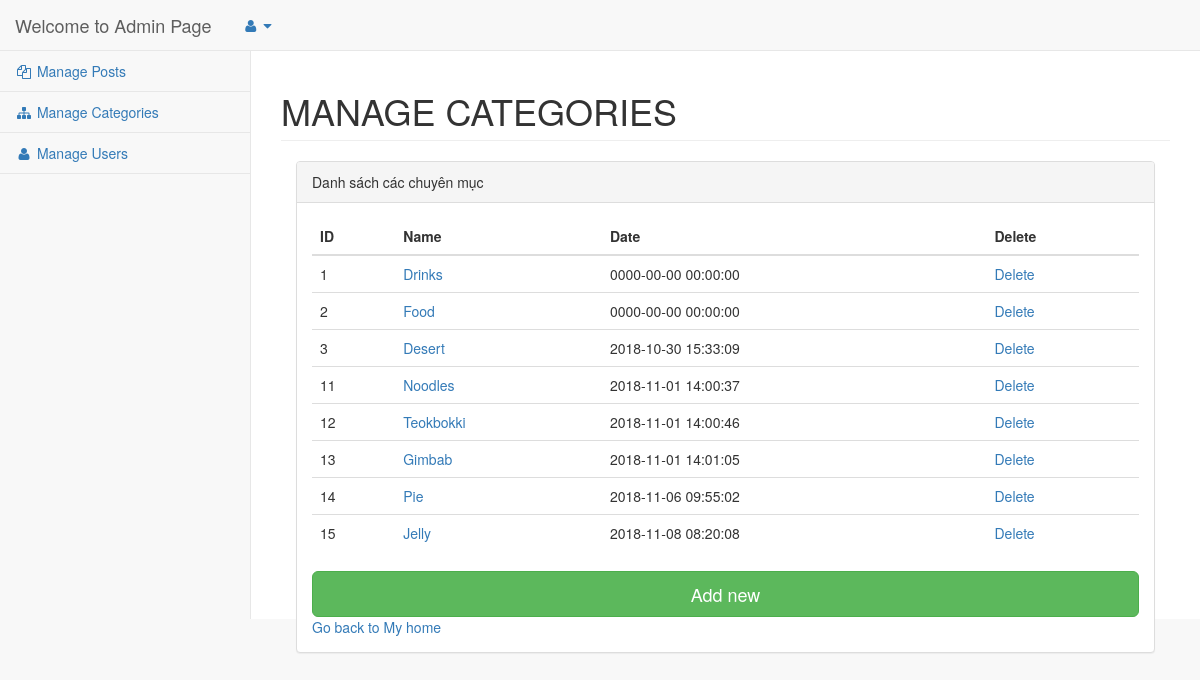
The app's page /baitapthuchanh_html/Admin/categories/index.php with its own data.
### tables this page shows
CREATE TABLE `categories` (
  `id` int(15) NOT NULL,
  `name` varchar(255) NOT NULL,
  `created_by` int(15) NOT NULL,
  `created_time` datetime NOT NULL
);

### baitapthuchanh_html/Apps/Libs/Router.php (called while the page is built, shortened)
<?php
class Apps_Libs_Router {
    public function createUrl($url, $params = []){
        if($url)
            $params[self::PARAM_NAME] = $url;
        return $_SERVER['PHP_SELF'].'?'.http_build_query($params);
    }
}

### baitapthuchanh_html/Apps/Libs/DbConnection.php (called while the page is built, shortened)
<?php
class Apps_Libs_DbConnection{
    protected $host = 'localhost';
    protected $userName = 'root';
    protected $passWord = '';
    protected $database = 'baitapthuchanh_html';
    protected $queryParams = [];
    protected $tablename;
    protected static $connectionInstance=null;
    public function connect() {
        if(self::$connectionInstance===null){
            try{
                self::$connectionInstance= new PDO('mysql:host='.$this-> host . ';dbname='.$this->database,$this->userName, $this->passWord);
                self::$connectionInstance->setAttribute(PDO::ATTR_ERRMODE, PDO::ERRMODE_EXCEPTION);
            } catch (Exception $ex) {
                echo "ERROR".$ex->getMessage;
                die();
            }
        }
        return self::$connectionInstance;
    }
    public function query($sql, $param = []){
        $q = self::$connectionInstance->prepare($sql);
        if(is_array($param) && $param){
            $q->execute($param);
        }else{
            $q->execute();
        }
        return $q;
    }
    public function buildQueryParams($params){
        $default=[
            "select" => "*",
            "where" => "",
            "other" => "",
            "params" => "",
            "field" => "",
            "value" => [],
            "join" => ""
        ];
        $this->queryParams = array_merge($default,$params);
        return $this;
    }
    public function buildCondition($Condition){
        return "";
    }
    public function select(){
        $sql = "select ".$this->queryParams["select"]." from ".$this->tablename." ".$this->queryParams["join"]." ".
                $this->buildCondition($this->queryParams["where"])." ".$this->queryParams["other"];
        $query = $this->query($sql,$this->queryParams["params"]);
        return $query->fetchAll(PDO::FETCH_ASSOC);
    }
}

### baitapthuchanh_html/Admin/categories/index.php (the view, shortened to what this page needs)
<?php
$categories = new Apps_Models_Categories();
$user = new Apps_Libs_UserIdentity();
$query = $categories->buildQueryParams([])->select();
$router = new Apps_Libs_Router();
?>
<!DOCTYPE html>
<html lang="en">
    <head>
        <link href="../startbootstrap-sb-admin-2-gh-pages/vendor/bootstrap/css/bootstrap.min.css" rel="stylesheet">
        <link href="../startbootstrap-sb-admin-2-gh-pages/vendor/metisMenu/metisMenu.min.css" rel="stylesheet">
        <link href="../startbootstrap-sb-admin-2-gh-pages/vendor/datatables-plugins/dataTables.bootstrap.css" rel="stylesheet">
        <link href="../startbootstrap-sb-admin-2-gh-pages/vendor/datatables-responsive/dataTables.responsive.css" rel="stylesheet">
        <link href="../startbootstrap-sb-admin-2-gh-pages/dist/css/sb-admin-2.css" rel="stylesheet">
        <link href="../startbootstrap-sb-admin-2-gh-pages/vendor/font-awesome/css/font-awesome.min.css" rel="stylesheet" type="text/css">
    </head>
    <body>
        <div id="wrapper">
            <nav class="navbar navbar-default navbar-static-top" role="navigation" style="margin-bottom: 0">
                <div class="navbar-header">
                    <a class="navbar-brand" href="#">Welcome to Admin Page <?php echo $user->getSESSION("username") ?></a>
                </div>
                <ul class="nav navbar-top-links navbar-left">
                    <li class="dropdown">
                        <a class="dropdown-toggle" data-toggle="dropdown" href="#">
                            <i class="fa fa-user fa-fw"></i> <i class="fa fa-caret-down"></i>
                        </a>
                    </li>
                </ul>
                <div class="navbar-default sidebar" role="navigation">
                    <div class="sidebar-nav navbar-collapse">
                        <ul class="nav" id="side-menu">
                            <li>
                                <a href="<?= $router->createUrl('posts/index') ?>"><i class="fa fa-files-o fa-fw"></i> Manage Posts</a>
                            </li>
                            <li>
                                <a href="<?= $router->createUrl('categories/index') ?>"><i class="fa fa-sitemap fa-fw"></i> Manage Categories</a>
                            </li>
                            <li>
                                <a href="<?= $router->createUrl('users/index') ?>"><i class="fa fa-user fa-fw"></i> Manage Users</a>
                            </li>
                        </ul>
                    </div>
                </div>
            </nav>
            <div id="page-wrapper">
                <div class="row">
                    <div class="col-lg-12">
                        <h1 class="page-header">MANAGE CATEGORIES</h1>
                    </div>
                </div>
                <div class="col-lg-12">
                    <div class="panel panel-default">
                        <div class="panel-heading">
                            Danh sách các chuyên mục
                        </div>
                        <div class="panel-body">
                            <div class="table-responsive">
                                <table width="100%" class="table">
                                    <thead>
                                        <tr>
                                            <th>ID</th>
                                            <th>Name</th>
                                            <th>Date</th>
                                            <th>Delete</th>
                                        </tr>
                                    </thead>
                                    <tbody>
                                        <?php foreach($query as $row){?>
                                            <tr>
                                                <td><?= $row['id'] ?></td>
                                                <td><a href="<?= $router->createUrl("categories/detail", ["id"=> $row["id"]]) ?>"><?= $row['name'] ?></a></td>
                                                <td><?= $row["created_time"] ?></td>
                                                <td><a href="<?= $router->createUrl("categories/delete", ["id"=> $row["id"]]) ?>">Delete</a></td>
                                            </tr>
                                        <?php } ?>
                                    </tbody>
                                </table>
                            </div>
                            <a class="btn btn-lg btn-success btn-block" href="<?= $router->createUrl("categories/detail") ?>">Add new</a>
                            <a href="<?= $router->createUrl("home") ?>">Go back to My home</a>
                        </div>
                    </div>
                </div>
            </div>
        </div>
</body>
</html>

### records on screen
categories: id "1", name "Drinks", created_time "0000-00-00 00:00:00"
categories: id "2", name "Food", created_time "0000-00-00 00:00:00"
categories: id "3", name "Desert", created_time "2018-10-30 15:33:09"
categories: id "11", name "Noodles", created_time "2018-11-01 14:00:37"
categories: id "12", name "Teokbokki", created_time "2018-11-01 14:00:46"
categories: id "13", name "Gimbab", created_time "2018-11-01 14:01:05"
categories: id "14", name "Pie", created_time "2018-11-06 09:55:02"
categories: id "15", name "Jelly", created_time "2018-11-08 08:20:08"
